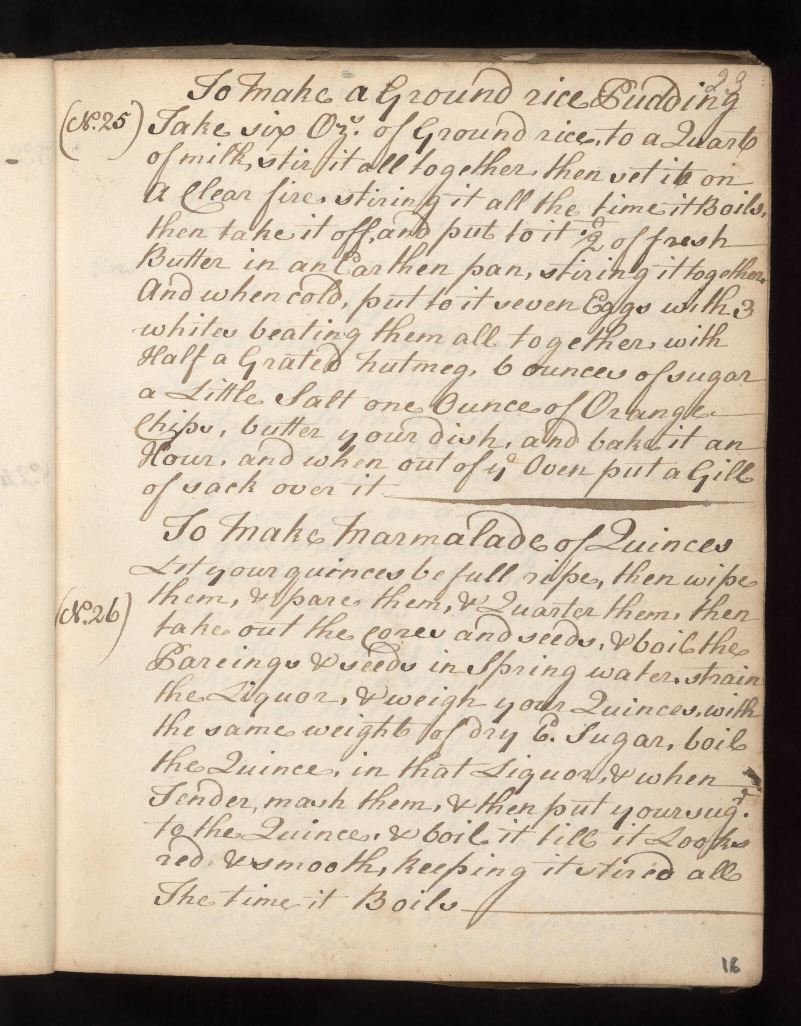
#> input picture fixtures/p0033.jpg, 1601 x 2052 px (shown at 1/2 size)
$ python lines.py ../../fixtures/p0033.jpg ../../fixtures/p0033.jpg
#> lines starting #> are read from the running program, lines starting #| are printed output that depends on the picture; after the words box and inside, x2 and y2 are one past the last pixel; in counts of white or black regions, pixels touching at a corner belong together
"""P1a ingestion spike, step 1: Sauvola threshold + row-projection line cores on recipe No. 26 of p0033.jpg.
Throwaway spike (claude-direct). The real pipeline is the Kiro `ingest-pipeline` spec in src/ingest/.
Usage: python3 -I lines.py <p0033.jpg> <outdir>
"""
import json, sys
import numpy as np
from PIL import Image
from scipy import ndimage as ndi

REGION = (280, 1100, 1545, 1950)  # x0, y0, x1, y1 of recipe No. 26 (P0b MEASURE.md)


def sauvola(g, w=41, k=0.2, R=128.0):
#> called with w = 41, k = 0.2, R = 128
    m = ndi.uniform_filter(g, w)
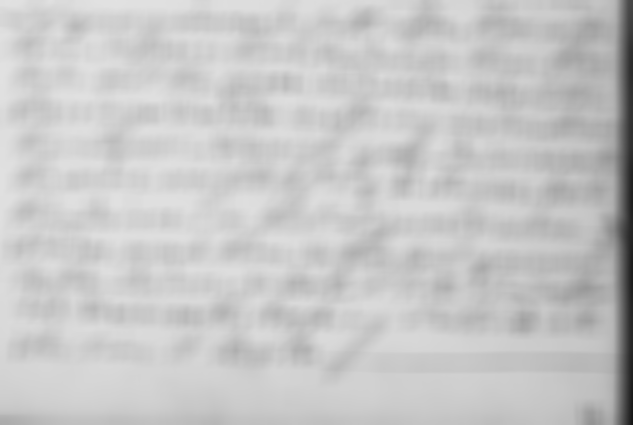
#> m: shape (850, 1265) float64 (shown at 1/2 size); min 22.16, max 226, mean 199.3
    s = np.sqrt(np.maximum(ndi.uniform_filter(g * g, w) - m * m, 0))
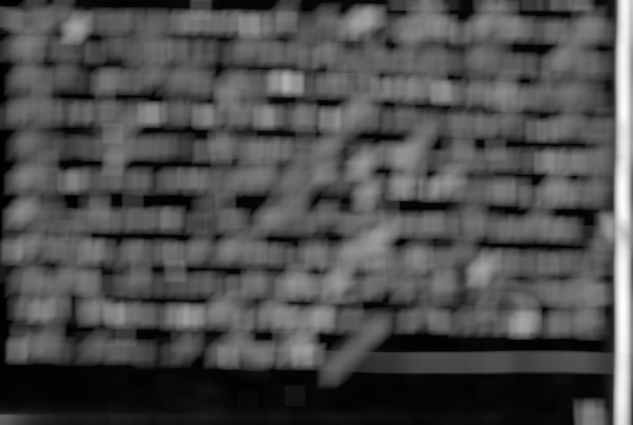
#> s: shape (850, 1265) float64 (shown at 1/2 size); min 2.28, max 75.27, mean 24.3; drawn with min black and max white
    return m * (1 + k * (s / R - 1))
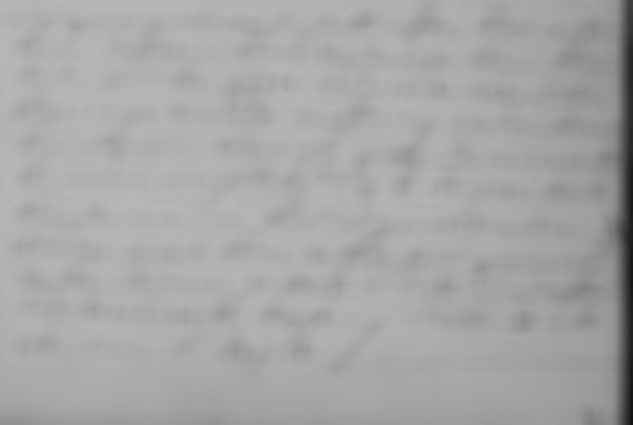
#> returned value: shape (850, 1265) float64 (shown at 1/2 size); min 18.34, max 183.1, mean 166.8


def ink_mask(gray):
    t = sauvola(gray)
    med = np.median(gray)
#> med = 211.7
    ink = (gray < t) & (gray < med - 25)
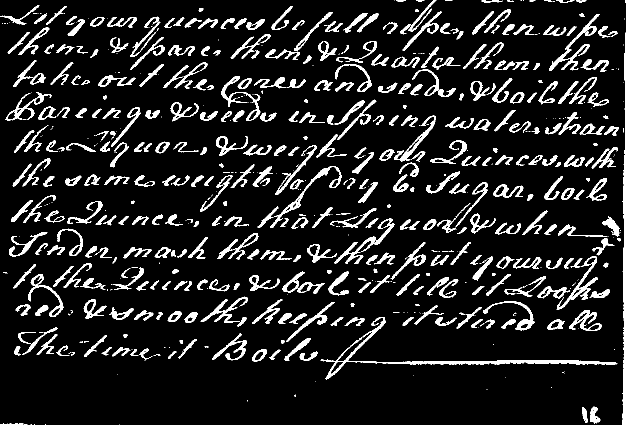
#> ink: shape (850, 1265) bool (shown at 1/2 size); 12.1% white; 668 white regions (270 under 20 px), largest, box (x1, y1, x2, y2) and area: (1245, 0, 1265, 850) 14214, (641, 634, 1235, 759) 4098, (1098, 28, 1199, 142) 1669
    lab, n = ndi.label(ink, structure=np.ones((3, 3)))
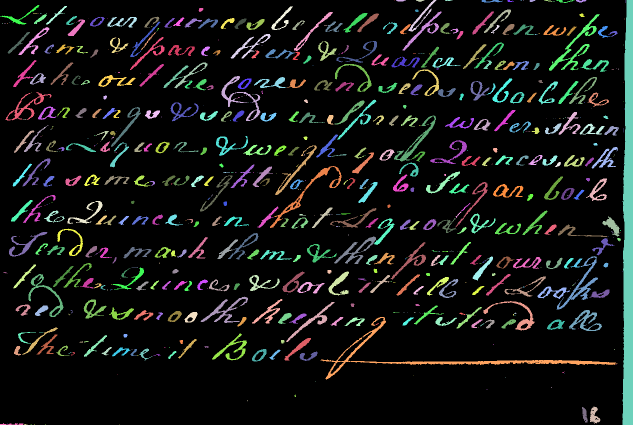
#> lab: shape (850, 1265) int32 (shown at 1/2 size); 669 distinct labels, from 0 to 668; one colour per label, 0 black
#> n = 668
    sizes = ndi.sum(ink, lab, index=np.arange(1, n + 1))
#> sizes = 668 values, max 14214 at index 14, min 1 at index 0, mean 194.1
    keep = np.zeros(n + 1, bool); keep[1:] = sizes >= 30
    return keep[lab]


def line_cores(ink, min_gap=40):
#> called with min_gap = 40
    prof = ndi.gaussian_filter1d(ink.sum(1).astype(float), 6)
#> prof = 850 values, max 288.7 at index 49, min 19.03 at index 775, mean 151.2
    peaks = [y for y in range(1, len(prof) - 1) if prof[y] >= prof[y - 1] and prof[y] > prof[y + 1] and prof[y] > 0.25 * prof.max()]
#> peaks = [49, 100, 127, 168, 232, 299, 320, 365, 445, 510, 573, 637, 705, 723]
    merged = []  # keep the higher peak when two are closer than min_gap
    for y in peaks:
        if merged and y - merged[-1] < min_gap:
            if prof[y] > prof[merged[-1]]: merged[-1] = y
        else:
            merged.append(y)
#> this loop made 14 passes
#> y on passes 1 to 12: 49, 100, 127, 168, 232, 299, 320, 365, 445, 510, 573, 637
#> after the loop, merged = [49, 100, 168, 232, 299, 365, 445, 510, 573, 637, 723]
    cores = []
    for p in merged:
        thr = 0.6 * prof[p]; a = p; b = p
        while a > 0 and prof[a - 1] >= thr: a -= 1
        while b < len(prof) - 1 and prof[b + 1] >= thr: b += 1
        cores.append((a, b, p))
#> this loop made 11 passes
#> (p, thr) on passes 1 to 11: (49, 173.2), (100, 136.4), (168, 155.5), (232, 155.4), (299, 139.5), (365, 153.8), (445, 166.5), (510, 157.9), (573, 168.1), (637, 162.1), (723, 137.1)
#> after the loop, cores = [(34, 67, 49), (86, 139, 100), (154, 195, 168), (219, 256, 232), (286, 333, 299), (350, 386, 365), (431, 459, 445), (492, 529, 510), (554, 589, 573), (617, 651, 637), (697, 730, 723)]
    valleys = [int(np.argmin(prof[cores[i][2]:cores[i + 1][2]]) + cores[i][2]) for i in range(len(cores) - 1)]
#> valleys = [79, 145, 211, 275, 340, 408, 476, 540, 601, 669]
    return cores, valleys, prof


if __name__ == '__main__':
    src, out = sys.argv[1], sys.argv[2]
    x0, y0, x1, y1 = REGION
    rgb = np.asarray(Image.open(src).convert('RGB'))[y0:y1, x0:x1]
    gray = rgb.astype(float).mean(2)
    ink = ink_mask(gray)
    cores, valleys, _ = line_cores(ink)
#> valleys = [79, 145, 211, 275, 340, 408, 476, 540, 601, 669]
    print(json.dumps({'lines': len(cores), 'cores': cores, 'valleys': valleys}))
#> (printed output is left out)
    for i, (a, b, p) in enumerate(cores):
        top = valleys[i - 1] if i else max(0, a - 40); bot = valleys[i] if i < len(valleys) else min(len(gray), b + 40)
        Image.fromarray(rgb[top:bot]).save(f'{out}/line-{i:02d}.png')
#> this loop made 11 passes
#> (a, b, p, top, bot) on passes 1 to 11: (34, 67, 49, 0, 79), (86, 139, 100, 79, 145), (154, 195, 168, 145, 211), (219, 256, 232, 211, 275), (286, 333, 299, 275, 340), (350, 386, 365, 340, 408), (431, 459, 445, 408, 476), (492, 529, 510, 476, 540), (554, 589, 573, 540, 601), (617, 651, 637, 601, 669), (697, 730, 723, 669, 770)
#> pass 1, `Image.fromarray(rgb[top:bot]).save(f'{out}/line-{i:02d}.png')`:
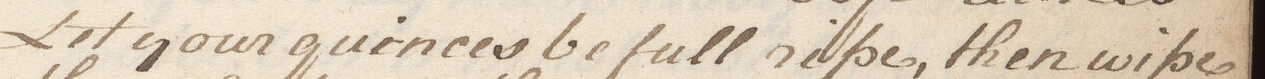
#> saved as line-00.png: PIL image 1265x79 RGB; mean R, G, B 217.8, 203, 182.7
#> pass 2, `Image.fromarray(rgb[top:bot]).save(f'{out}/line-{i:02d}.png')`:
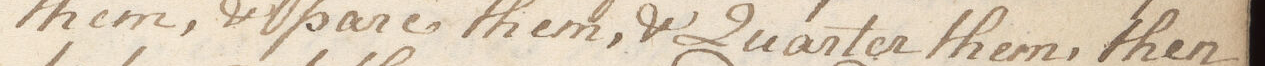
#> saved as line-01.png: PIL image 1265x66 RGB; mean R, G, B 217.5, 201.9, 180.7
